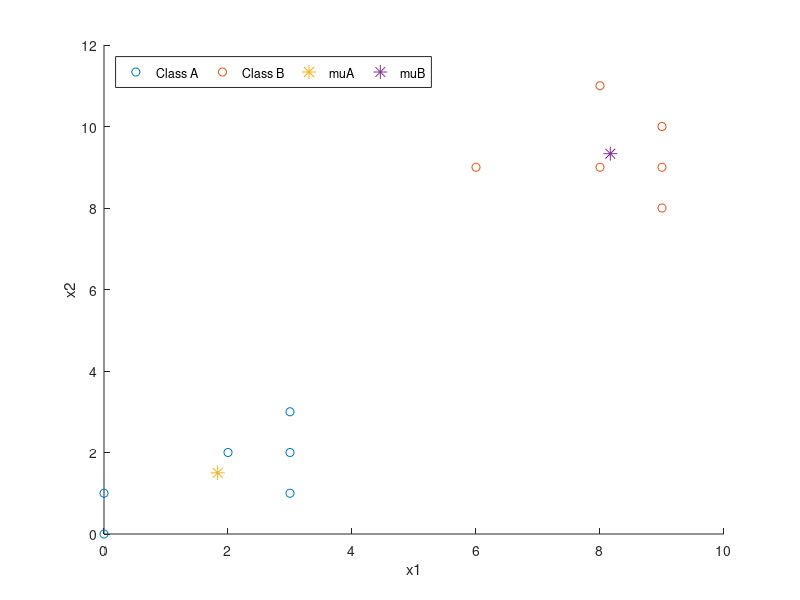
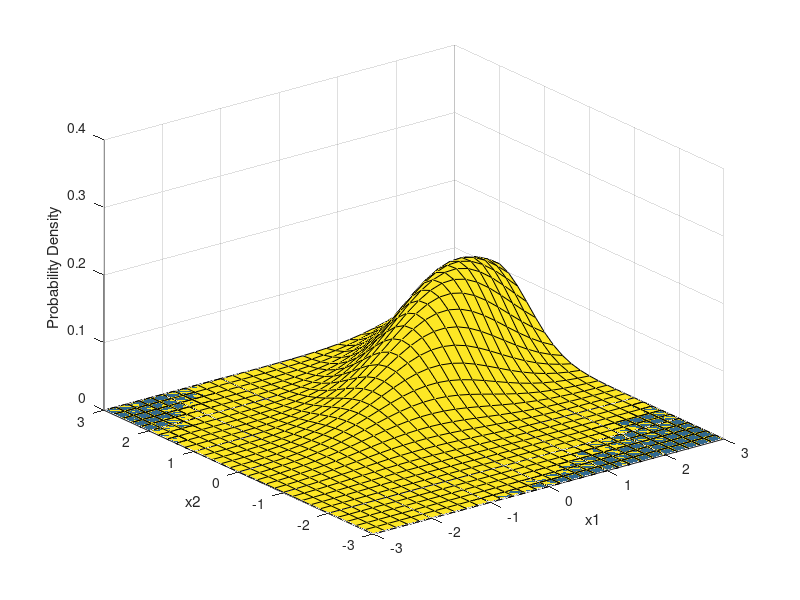

Write MATLAB code to recreate these figures, in order.
clear all;
%%%%%%%%%%%%%%%%%%%%%%%%%%%%%%%%%%%%%%%%%%%%%%%%%%%%
% DATA
PA=0.5;         % a priori probability of class A
PB=0.5;         % a priori probability of class A

a0 = [0;0];
a1 = [0;1];
a2 = [2;2];
a3 = [3;1];
a4 = [3;2];
a5 = [3;3];
A = [a0,a1,a2,a3,a4,a5]'; % concaterated 2-d data @class A

b0 = [6;9];
b1 = [8;9];
b2 = [9;8];
b3 = [9;9];
b4 = [9;10];
b5 = [8;11];
B = [b0,b1,b2,b3,b4,b5]'; % concaterated 2-d data @class B


xA = A(:,1);              %figure 2 plotting class A & B data
yA = A(:,2);
xB = B(:,1);
yB = B(:,2);
figure('Name','Class A & B data','NumberTitle','on');
scatter(xA,yA);
hold on
scatter(xB,yB);
xlabel('x1');
ylabel('x2');

%%%%%%%%%%%%%%%%%%%%%%%%%%%%%%%%%%%%%%%%%%%%%%%%%%%%%%%%%%%%%%%%%%%%%%%%%%
% Calculations
muA = mean(A)';         %arithmetic mean calc
muB = mean(B)';

xmuA=muA(1,1);          %figure 2 plotting mu values for classes A & B
ymuA=muA(2,1);
xmuB=muB(1,1);
ymuB=muB(2,1);

sz=100;
scatter(xmuA,ymuA,sz,'*');
scatter(xmuB,ymuB,sz,'*');
legend({'Class A','Class B', 'muA', 'muB'},'Location','northwest','Orientation','horizontal')
hold off


CovA = cov(A);          %joint covariance matrix calc in block form
CovB = cov(B);


DCA=det(CovA);      %Determinant calc for Covariance matrices A&B 
DCB=det(CovB);
DCAsqrt = DCA^0.5;
DCBsqrt = DCB^0.5;

pA=CovA(1,2)/(CovA(1,1)*CovA(2,2));
pB=CovA(1,2)/(CovA(1,1)*CovA(2,2));

% Calculating the coefficients for the discriminant function
% d(x)=gA(x)-gB(x)

C1 = (inv(CovA)*muA)';
C2 = (-0.5)*muA'*(inv(CovA)*muA) +log((PA)/(PB));
C3 = -(inv(CovB)*muB)';
C4 = 0.5*muB'*(inv(CovB))*muB;

%To calculate the decision area; we need: d(x)=0
%Defining a vector X=(xA xB)' the dimensions decrease to 1-D


%%%%%%%%%%%%%%%%%%%%%%%%%%%%%%%%%%%%%%%%%%%%%%%%%%%%%%%%%%%%%%%%%%%%%%%%%
x1 = -3:0.2:3;              % defining a meshgrid for figure 1
x2 = -3:0.2:3;
[X1,X2] = meshgrid(x1,x2);

X = [X1(:) X2(:)];
y1 = mvnpdf(X,muA',CovA);
y1 = reshape(y1,length(x2),length(x1));
y2 = mvnpdf(X,muB',CovB);
y2 = reshape(y2,length(x2),length(x1));

               %plotting the two probability density functions for classes A&B
figure('Name','pdf for classes A & B','NumberTitle','on');
surf(x1,x2,y1)
caxis([min(y1(:))-0.5*range(y1(:)),max(y1(:))])
hold on
surf(x1,x2,y2)
caxis([min(y2(:))-0.5*range(y2(:)),max(y2(:))])
axis([-3 3 -3 3 0 0.4])
xlabel('x1')
ylabel('x2')
zlabel('Probability Density')
